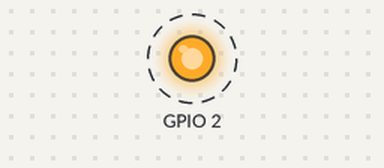
Bench run of a sketch on a simulated ESP8266 (NodeMCU). Parts: output pins drawn as LEDs (lit = HIGH). Dashed ring = blinking. What the sketch prints to the serial monitor is not drawn.

Above: at 2.2 s.
Timing chart, 0 to 5.0 s (numbered marks = the images above):
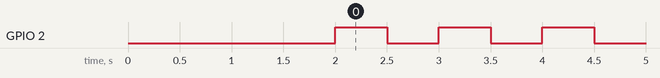

The sketch:

Main.ino
```cpp
#include "ESP8266WiFi.h"
#include <Wire.h>

extern "C" {
  #include "user_interface.h"
}

void esp_info() {
  Serial.println();
  Serial.print("Heap: ");
  Serial.println(system_get_free_heap_size());
  Serial.print("Boot Version: ");
  Serial.println(system_get_boot_version());
  Serial.print("CPU: ");
  Serial.println(system_get_cpu_freq());
  Serial.println();
}

void setup() {
  Serial.begin(115200);
  pinMode(2, OUTPUT);
  delay(2000);  //wait for uart to settle
  esp_info();
}

void loop() {
  digitalWrite(2, HIGH);
  delay(500);
  digitalWrite(2, LOW);
  delay(500);
}
```

Measured:
- by itself, GPIO 2: alternates HIGH for 0.50 s and LOW for 0.50 s
